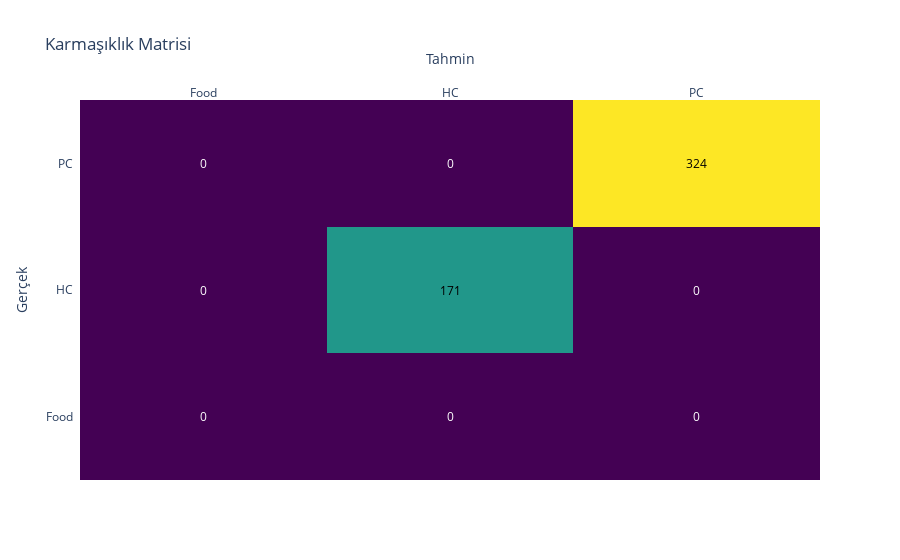

Notebook code cell kept with this figure:
### Code cell
# Test verileri üzerinde modeli değerlendirin
X_test = X_test.toarray()
y_test = y_test.reshape(-1, 1)
model.evaluate(X_test, y_test, verbose=2)

# Test verileri üzerinde tahmin yapın
y_pred = model.predict(X_test)
y_pred = np.argmax(y_pred, axis=1)
y_pred = le.inverse_transform(y_pred)

y_test = le.inverse_transform(y_test)

from sklearn.metrics import confusion_matrix
import plotly.figure_factory as ff

cm = confusion_matrix(y_test, y_pred, labels=["Food", "HC", "PC"])

fig = ff.create_annotated_heatmap(
    z=cm,
    x=["Food", "HC", "PC"],
    y=["Food", "HC", "PC"],
    colorscale='Viridis'
)

fig.update_layout(title_text='Karmaşıklık Matrisi', xaxis = dict(title='Tahmin'), yaxis = dict(title='Gerçek'))

fig.show()

### Figure 1 — Plotly figure (JSON) as saved in the notebook; plotly's stock layout.template omitted (floating-point values rounded to 4 significant figures)
{"data": [{"colorscale": [[0, "#440154"], [0.1111, "#482878"], [0.2222, "#3e4989"], [0.3333, "#31688e"], [0.4444, "#26828e"], [0.5556, "#1f9e89"], [0.6667, "#35b779"], [0.7778, "#6ece58"], [0.8889, "#b5de2b"], [1, "#fde725"]], "reversescale": false, "showscale": false, "type": "heatmap", "x": ["Food", "HC", "PC"], "y": ["Food", "HC", "PC"], "z": [[0, 0, 0], [0, 171, 0], [0, 0, 324]]}], "layout": {"annotations": [{"font": {"color": "#FFFFFF"}, "showarrow": false, "text": "0", "x": "Food", "xref": "x", "y": "Food", "yref": "y"}, {"font": {"color": "#FFFFFF"}, "showarrow": false, "text": "0", "x": "HC", "xref": "x", "y": "Food", "yref": "y"}, {"font": {"color": "#FFFFFF"}, "showarrow": false, "text": "0", "x": "PC", "xref": "x", "y": "Food", "yref": "y"}, {"font": {"color": "#FFFFFF"}, "showarrow": false, "text": "0", "x": "Food", "xref": "x", "y": "HC", "yref": "y"}, {"font": {"color": "#000000"}, "showarrow": false, "text": "171", "x": "HC", "xref": "x", "y": "HC", "yref": "y"}, {"font": {"color": "#FFFFFF"}, "showarrow": false, "text": "0", "x": "PC", "xref": "x", "y": "HC", "yref": "y"}, {"font": {"color": "#FFFFFF"}, "showarrow": false, "text": "0", "x": "Food", "xref": "x", "y": "PC", "yref": "y"}, {"font": {"color": "#FFFFFF"}, "showarrow": false, "text": "0", "x": "HC", "xref": "x", "y": "PC", "yref": "y"}, {"font": {"color": "#000000"}, "showarrow": false, "text": "324", "x": "PC", "xref": "x", "y": "PC", "yref": "y"}], "title": {"text": "Karmaşıklık Matrisi"}, "xaxis": {"dtick": 1, "gridcolor": "rgb(0, 0, 0)", "side": "top", "ticks": "", "title": {"text": "Tahmin"}}, "yaxis": {"dtick": 1, "ticks": "", "ticksuffix": "  ", "title": {"text": "Gerçek"}}}}
